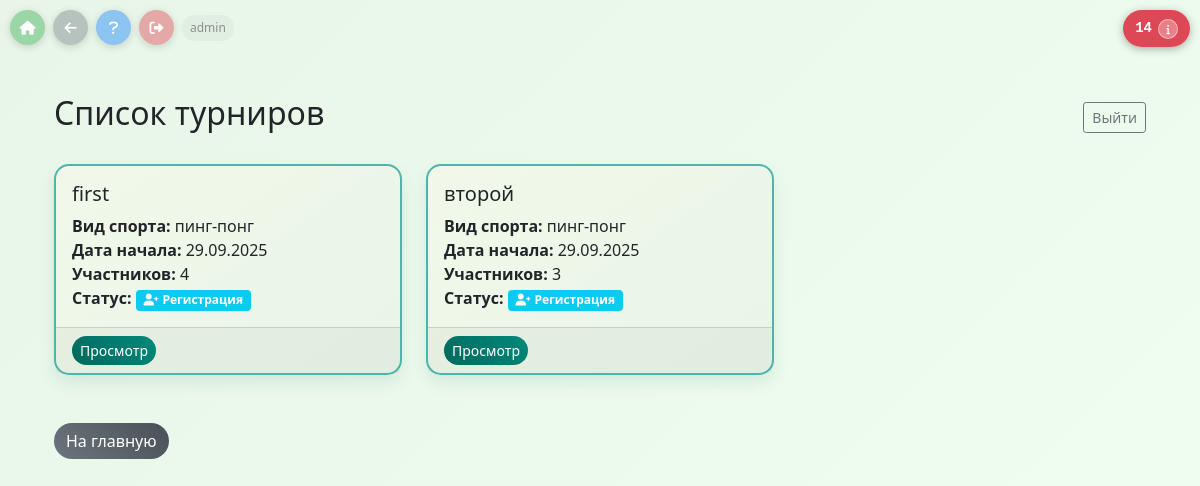
The page /tournaments-list (signed in) on the database as committed earlier.
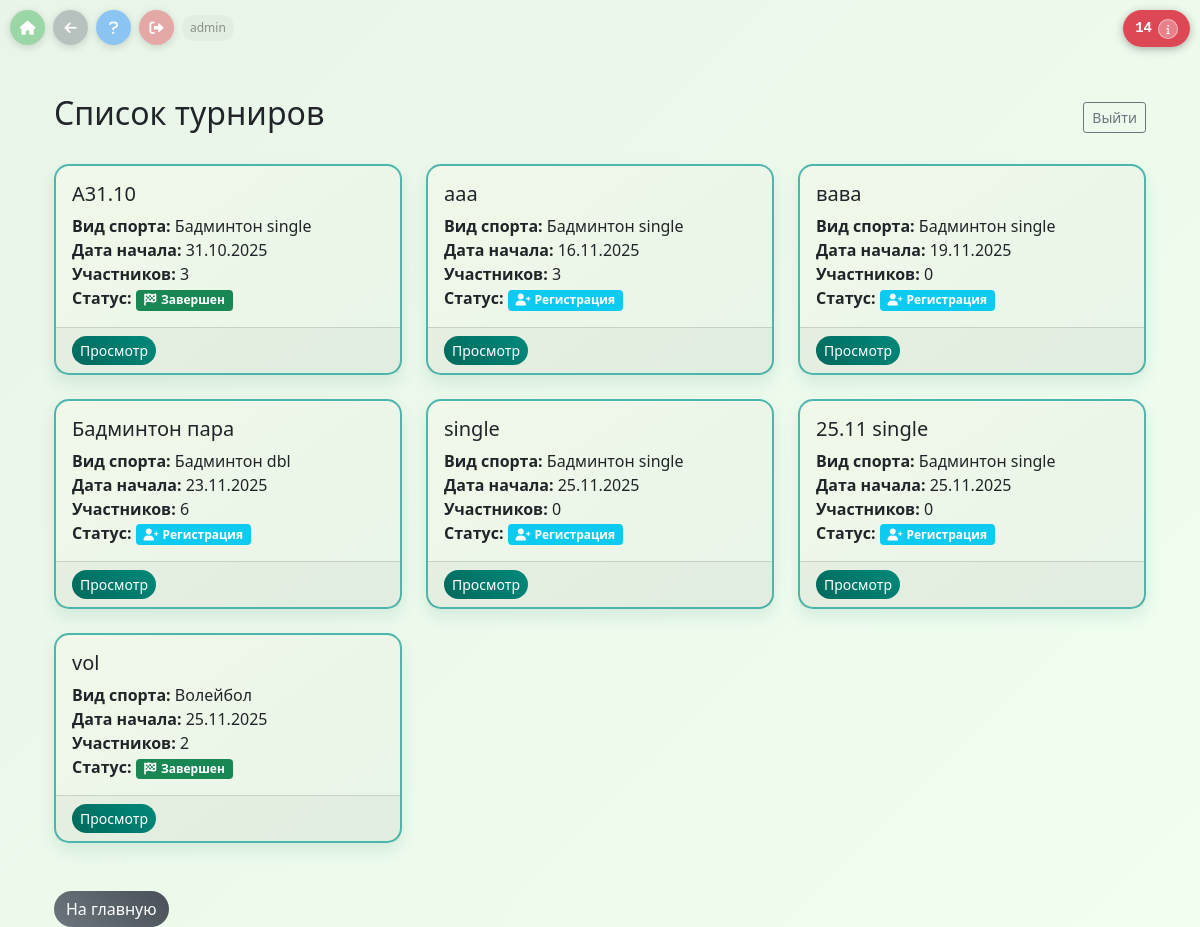
The same page on the database as committed later.
### models/user.py (models this page shows, shortened)
class User(UserMixin, db.Model):
    __tablename__ = 'user'
    __table_args__ = {'extend_existing': True}
    id = db.Column(db.Integer, primary_key=True)
    username = db.Column(db.String(80), unique=True, nullable=False)
    password_hash = db.Column(db.String(120), nullable=False)
    role = db.Column(db.String(20), default='участник')  # участник, доверенный_участник, администратор
    created_at = db.Column(db.DateTime, default=datetime.utcnow)

### models/tournament.py (models this page shows, shortened)
class Tournament(db.Model):
    __tablename__ = 'tournament'
    __table_args__ = {'extend_existing': True}
    id = db.Column(db.Integer, primary_key=True)
    name = db.Column(db.String(100), nullable=False, unique=True)
    description = db.Column(db.Text, nullable=True)  # описание турнира
    sport_type = db.Column(db.String(50), nullable=False, default='пинг-понг')  # пинг-понг, бадминтон, волейбол
    start_date = db.Column(db.Date, nullable=True)
    end_date = db.Column(db.Date, nullable=True)
    max_participants = db.Column(db.Integer, default=32)
    court_count = db.Column(db.Integer, default=4)  # количество площадок
    match_duration = db.Column(db.Integer, default=15)  # продолжительность матча в минутах (пинг-понг)
    break_duration = db.Column(db.Integer, default=2)  # перерыв между матчами в минутах (пинг-понг)
    start_time = db.Column(db.Time, nullable=True)  # время начала матчей
    end_time = db.Column(db.Time, nullable=True)  # время окончания матчей
    points_win = db.Column(db.Integer, default=1)  # очки за победу
    points_draw = db.Column(db.Integer, default=1)  # очки за ничью
    points_loss = db.Column(db.Integer, default=0)  # очки за поражение
    points_to_win = db.Column(db.Integer, default=11)  # количество очков для победы в матче (пинг-понг)
    sets_to_win = db.Column(db.Integer, default=2)  # количество выигранных сетов для победы (пинг-понг)
    status = db.Column(db.String(20), default='регистрация')  # регистрация, активен, завершен
    created_at = db.Column(db.DateTime, default=datetime.utcnow)
    admin_id = db.Column(db.Integer, nullable=True)  # ID администратора турнира

### routes/main.py (the view)
    @app.route('/tournaments-list')
    def tournaments_list_viewer():
        if not session.get('viewer_authenticated'):
            flash('Необходима авторизация', 'error')
            return redirect(url_for('my_tournaments'))
        tournaments = Tournament.query.all()
        for tournament in tournaments:
            participant_count = Participant.query.filter_by(tournament_id=tournament.id).count()
            tournament.participant_count = participant_count
        return render_template('tournaments_list.html',
                             tournaments=tournaments,
                             viewer_name=session.get('viewer_name', ''))

### templates/tournaments_list.html (shortened to what this page needs)
{% extends "base.html" %}
{% block content %}
<div class="container mt-4">
    <div class="row">
        <div class="col-12">
            <div class="d-flex justify-content-between align-items-center mb-4">
                <h2>Список турниров</h2>
                <div>
                    <a href="{{ url_for('my_tournaments') }}" class="btn btn-outline-secondary btn-sm">Выйти</a>
                </div>
            </div>
            {% if tournaments %}
                <div class="row">
                    {% for tournament in tournaments %}
                        <div class="col-md-6 col-lg-4 mb-4">
                            <div class="card h-100">
                                <div class="card-body">
                                    <h5 class="card-title">{{ tournament.name }}</h5>
                                    <p class="card-text">
                                        <strong>Вид спорта:</strong>
                                        {% if tournament.sport_type == 'бадминтон' or tournament.sport_type == 'Бадминтон' %}Бадминтон single
                                        {% elif tournament.sport_type == 'бадминтон пара' or tournament.sport_type == 'Бадминтон пара' %}Бадминтон dbl
                                        {% else %}{{ tournament.sport_type }}{% endif %}<br>
                                        <strong>Дата начала:</strong>
                                        {% if tournament.start_date %}
                                            {{ tournament.start_date.strftime('%d.%m.%Y') }}
                                        {% else %}
                                            Не указана
                                        {% endif %}<br>
                                        <strong>Участников:</strong> {{ tournament.participant_count }}<br>
                                        <strong>Статус:</strong>
                                        {% if tournament.status == 'завершен' %}
                                            <span class="badge bg-success">
                                                <i class="fas fa-flag-checkered me-1"></i>Завершен
                                            </span>
                                        {% elif tournament.status == 'активен' %}
                                            <span class="badge bg-warning">
                                                <i class="fas fa-play me-1"></i>Активен
                                            </span>
                                        {% else %}
                                            <span class="badge bg-info">
                                                <i class="fas fa-user-plus me-1"></i>Регистрация
                                            </span>
                                        {% endif %}
                                    </p>
                                </div>
                                <div class="card-footer">
                                    <a href="{{ url_for('tournament_view', tournament_id=tournament.id) }}"
                                       class="btn btn-primary btn-sm">
                                         Просмотр
                                    </a>
                                </div>
                            </div>
                        </div>
                    {% endfor %}
                </div>
            {% else %}
                <div class="alert alert-info" role="alert">
                    <h4 class="alert-heading">Турниры не найдены</h4>
                    <p>В системе пока нет созданных турниров.</p>
                </div>
            {% endif %}
            <div class="mt-4">
                <a href="{{ url_for('index') }}" class="btn btn-secondary">
                     На главную
                </a>
            </div>
        </div>
    </div>
</div>
{% endblock %}

### templates/base.html (shortened to what this page needs)
<!DOCTYPE html>
<html lang="ru">
<head>
    <link href="https://cdn.jsdelivr.net/npm/bootstrap@5.1.3/dist/css/bootstrap.min.css" rel="stylesheet">
    <link href="https://cdnjs.cloudflare.com/ajax/libs/font-awesome/6.0.0/css/all.min.css" rel="stylesheet">
</head>
<body>
    <div class="page-number-debug" id="pageNumberDebug">
        <span id="pageNumberText">--</span>
        <button class="page-size-info-btn" id="pageSizeInfoBtn" title="Информация о размерах страницы" onclick="showPageSizeInfo()">
            <i class="fas fa-info" style="font-size: 10px;"></i>
        </button>
    </div>
    {% if request.endpoint == 'index' %}
    <nav class="navbar navbar-light bg-light">
        <div class="container">
            <a class="navbar-brand" href="{{ url_for('index') }}">
                <i class="fas fa-trophy me-2"></i>Quick Score
            </a>
            <div class="theme-selector">
                <span style="font-size: 0.85rem; margin-right: 8px; color: var(--text-primary);">цветовая тема:</span>
                <div class="theme-options">
                    <div class="theme-option theme-gray">
                        <input type="radio" id="theme-gray" name="theme" value="gray" onchange="changeTheme(this.value)">
                        <label for="theme-gray" title="Серый"><span class="theme-number">1</span></label>
                    </div>
                    <div class="theme-option theme-original-emerald">
                        <input type="radio" id="theme-original-emerald" name="theme" value="original-emerald" onchange="changeTheme(this.value)">
                        <label for="theme-original-emerald" title="Оригинальный изумруд"><span class="theme-number">2</span></label>
                    </div>
                    <div class="theme-option theme-deep-emerald">
                        <input type="radio" id="theme-deep-emerald" name="theme" value="deep-emerald" onchange="changeTheme(this.value)">
                        <label for="theme-deep-emerald" title="Глубокий изумруд"><span class="theme-number">3</span></label>
                    </div>
                    <div class="theme-option theme-bright-emerald">
                        <input type="radio" id="theme-bright-emerald" name="theme" value="bright-emerald" onchange="changeTheme(this.value)">
                        <label for="theme-bright-emerald" title="Яркий изумруд"><span class="theme-number">4</span></label>
                    </div>
                    <div class="theme-option theme-blue">
                        <input type="radio" id="theme-blue" name="theme" value="blue" onchange="changeTheme(this.value)">
                        <label for="theme-blue" title="Голубой"><span class="theme-number">5</span></label>
                    </div>
                    <div class="theme-option theme-red">
                        <input type="radio" id="theme-red" name="theme" value="red" onchange="changeTheme(this.value)">
                        <label for="theme-red" title="Красный"><span class="theme-number">6</span></label>
                    </div>
                    <div class="theme-option theme-purple">
                        <input type="radio" id="theme-purple" name="theme" value="purple" onchange="changeTheme(this.value)">
                        <label for="theme-purple" title="Фиолетовый"><span class="theme-number">7</span></label>
                    </div>
                    <div class="theme-option theme-black">
                        <input type="radio" id="theme-black" name="theme" value="black" onchange="changeTheme(this.value)">
                        <label for="theme-black" title="Чёрный"><span class="theme-number">8</span></label>
                    </div>
                </div>
            </div>
            <div class="navbar-nav nav-buttons-inline">
                <a href="{{ url_for('index') }}" class="nav-btn-inline nav-btn-home" title="На главную">
                    <i class="fas fa-home"></i>
                </a>
                <a href="javascript:history.back()" class="nav-btn-inline nav-btn-back" title="Назад">
                    <i class="fas fa-arrow-left"></i>
                </a>
                <a href="#" class="nav-btn-inline nav-btn-help" title="Помощь" onclick="showHelp()">
                    <i class="fas fa-question"></i>
                </a>
                {% if request.endpoint not in ['referee_test', 'referee_page', 'referee_badminton', 'referee_volleyball', 'referee_pingpong', 'badminton_referee', 'tournaments_list', 'request_token', 'admin_tournament'] %}
                    {% if request.endpoint == 'tournament_spectator' %}
                        <span class="user-name-display ms-2">зритель</span>
                    {% elif session.get('participant_name') or session.get('viewer_name') or session.get('admin_email') %}
                        <span class="user-name-display ms-2">
                            {% if session.get('participant_name') -%}
                                {{ session.get('participant_name') }}
                            {%- elif session.get('viewer_name') or session.get('viewer_authenticated') -%}
                                зритель
                            {%- elif session.get('admin_email') -%}
                                {{ session.get('admin_email') }}
                            {%- endif %}
                        </span>
                    {% endif %}
                {% endif %}
            </div>
            <div class="d-flex w-100 justify-content-between">
                <ul class="navbar-nav">
                    {% if current_user.is_authenticated %}
                    <li class="nav-item dropdown">
                        <a class="nav-link dropdown-toggle" href="#" id="userDropdown" role="button" data-bs-toggle="dropdown">
                            <i class="fas fa-user me-1"></i>{{ current_user.username }}
                        </a>
                        <ul class="dropdown-menu dropdown-menu-end" aria-labelledby="userDropdown">
                            <li><a class="dropdown-item" href="#">Профиль</a></li>
                            <li><a class="dropdown-item" href="#">Настройки</a></li>
                            <li><hr class="dropdown-divider"></li>
                            <li><a class="dropdown-item" href="{{ url_for('logout') }}">Выйти</a></li>
                        </ul>
                    </li>
                    {% endif %}
                </ul>
            </div>
        </div>
    </nav>
    {% else %}
    <div class="floating-nav-buttons">
        <div class="nav-buttons-inline">
            <a href="{{ url_for('index') }}" class="nav-btn-inline nav-btn-home" title="На главную">
                <i class="fas fa-home"></i>
            </a>
            <a href="javascript:history.back()" class="nav-btn-inline nav-btn-back" title="Назад">
                <i class="fas fa-arrow-left"></i>
            </a>
            <a href="#" class="nav-btn-inline nav-btn-help" title="Помощь" onclick="showHelp()">
                <i class="fas fa-question"></i>
            </a>
            {% if session.get('admin_email') or session.get('is_system_admin') %}
            <a href="{{ url_for('admin_logout') }}" class="nav-btn-inline nav-btn-logout" title="Выйти">
                <i class="fas fa-sign-out-alt"></i>
            </a>
            {% elif session.get('participant_logged_in') %}
            <a href="{{ url_for('participant_logout') }}" class="nav-btn-inline nav-btn-logout" title="Выйти">
                <i class="fas fa-sign-out-alt"></i>
            </a>
            {% endif %}
            {% if request.endpoint not in ['referee_test', 'referee_page', 'referee_badminton', 'referee_volleyball', 'referee_pingpong', 'badminton_referee', 'tournaments_list', 'request_token', 'admin_tournament'] %}
                {% if request.endpoint == 'tournament_spectator' %}
                    <span class="user-name-display">зритель</span>
                {% elif session.get('participant_name') or session.get('viewer_name') or session.get('admin_email') %}
                    <span class="user-name-display">
                        {% if session.get('participant_name') -%}
                            {{ session.get('participant_name') }}
                        {%- elif session.get('viewer_name') or session.get('viewer_authenticated') -%}
                            зритель
                        {%- elif session.get('admin_email') -%}
                            {{ session.get('admin_email') }}
                        {%- endif %}
                    </span>
                {% endif %}
            {% endif %}
        </div>
    </div>
    {% endif %}
    <main class="container {% if request.endpoint != 'index' %}mt-2{% else %}mt-4{% endif %}">
        {% block content %}{% endblock %}
    </main>
</body>
</html>

Rows that differ between the two databases and show on the page:
removed Tournament: name "first", sport_type "пинг-понг", start_date "29.09.2025", participant_count "4", status "регистрация" (drawn)
removed Tournament: name "второй", sport_type "пинг-понг", start_date "29.09.2025", participant_count "3", status "регистрация" (drawn)
added Tournament: name "A31.10", sport_type "Бадминтон single", start_date "31.10.2025", participant_count "3", status "завершен" (drawn)
added Tournament: name "aaa", sport_type "Бадминтон single", start_date "16.11.2025", participant_count "3", status "регистрация" (drawn)
added Tournament: name "вава", sport_type "Бадминтон single", start_date "19.11.2025", participant_count "0", status "регистрация" (drawn)
added Tournament: name "Бадминтон пара", sport_type "Бадминтон dbl", start_date "23.11.2025", participant_count "6", shows "Регистрация"
added Tournament: name "single", sport_type "Бадминтон single", start_date "25.11.2025", participant_count "0", status "регистрация" (drawn)
added Tournament: name "25.11 single", sport_type "Бадминтон single", start_date "25.11.2025", participant_count "0", status "регистрация" (drawn)
added Tournament: name "vol", sport_type "Волейбол", start_date "25.11.2025", participant_count "2", status "завершен" (drawn)
